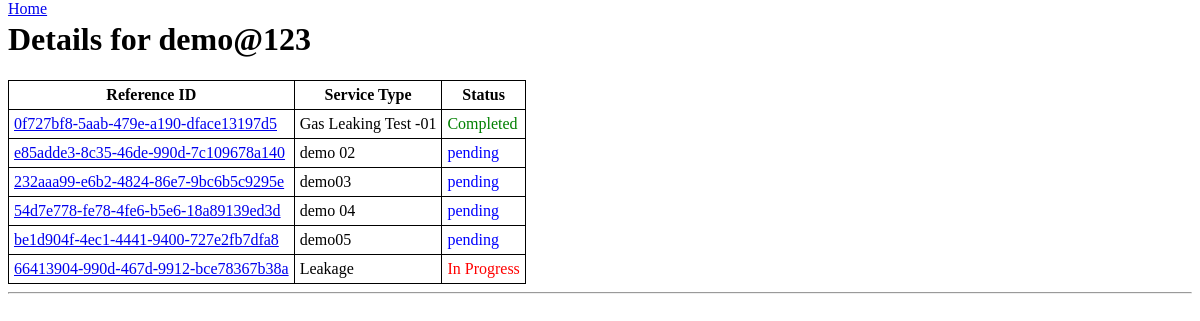
The app's page /service/trace_request/ (signed in), older data.
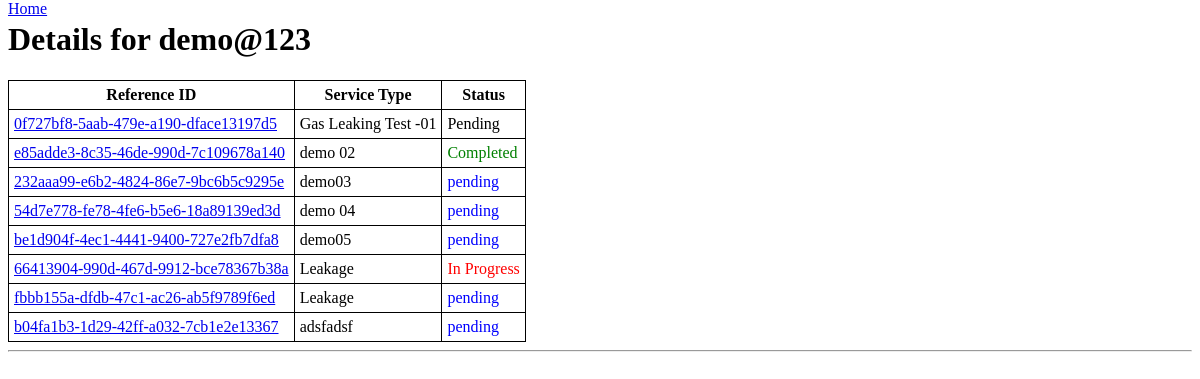
The same page, newer data.
### service/models.py (models this page shows, shortened)
class ServiceRequest(models.Model):
    STATUS= [
        ('pending', 'Pending'),
        ('in_progress', 'In Progress..'),
        ('resolved', 'Resolved'),
    ]
    reference_id = models.UUIDField(default=uuid.uuid4, unique=True, editable=False)
    user = models.ForeignKey(User, on_delete=models.CASCADE, related_name='service_requests')
    service_type = models.CharField(max_length=100)  # Example: 'Gas Leakage', 'Billing Issue'
    description = models.TextField()
    attached_file = models.FileField(upload_to='public/service_attachments/', blank=True, null=True)
    status = models.CharField(max_length=20, choices=STATUS, default='pending')
    created_at = models.DateTimeField(auto_now_add=True)
    updated_at = models.DateTimeField(auto_now=True)

### service/views.py (the view)
# urls.py: path('trace_request/',track_request),
@login_required
def track_request(req,reference_id=None):
    try:
        service_request = models.ServiceRequest.objects.filter(user=req.user)
    except models.ServiceRequest.DoesNotExist:
        return HttpResponse("Something Went Wrong ..........while traking request")
    if(reference_id):
        try:
            o_req = models.ServiceRequest.objects.get(reference_id=reference_id,user=req.user)
        except models.ServiceRequest.DoesNotExist:
            return HttpResponse("Invaid Refrence ID ")
        return render(req, 'service/traceService.html',{'request':service_request,'user':req.user,'one_request':o_req})
    else:
        return render(req, 'service/traceService.html',{'request':service_request,'user':req.user})

### templates/service/traceService.html (shortened to what this page needs)
<!DOCTYPE html>
<html lang="en">
<head>
</head>
<body>
    {% include "../partials.html" %}
    <h1>Details for {{user}}</h1>
    <table >
        <thead >
            <tr>
                <th >Reference ID</th>
                <th>Service Type</th>
                <th>Status</th>
            </tr>
        </thead>
        <tbody>
            {% for r in request %}
            <tr>
                <td><a href="/service/trace_request/{{r.reference_id}}">{{r.reference_id}}</a></td>
                <td>{{r.service_type}}</td>
                <td
            {% if r.status == "pending" %}
                style="color: blue;"
            {% elif r.status == "Completed" %}
                style="color: green;"
            {% elif r.status == "In Progress" %}
                style="color: red;"
            {% endif %}
        >
            {{ r.status }}
        </td>
            </tr>
            {% endfor %}
        </tbody>
    </table>
    <hr>
</body>
</html>

### templates/partials.html
<div style="position: fixed;top: 0px;"> <a href="/">Home</a></div>

### templates/service/traceService.html (style rules this page uses)
table,thead,tr,th,tbody,td { border: 1px solid black; border-collapse: collapse; padding: 5px; }

Row changes from the older to the newer data that the page shows:
changed ServiceRequest "0f727bf8-5aab-479e-a190-dface13197d5": status "Completed" → "Pending"
changed ServiceRequest "e85adde3-8c35-46de-990d-7c109678a140": status "pending" → "Completed"
added ServiceRequest: reference_id "fbbb155a-dfdb-47c1-ac26-ab5f9789f6ed", service_type "Leakage", status "pending"
added ServiceRequest: reference_id "b04fa1b3-1d29-42ff-a032-7cb1e2e13367", service_type "adsfadsf", status "pending"
